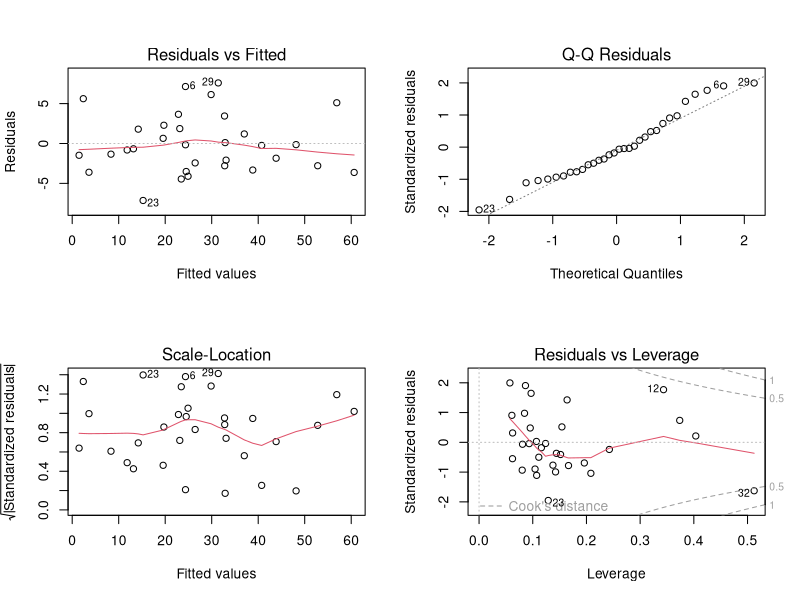
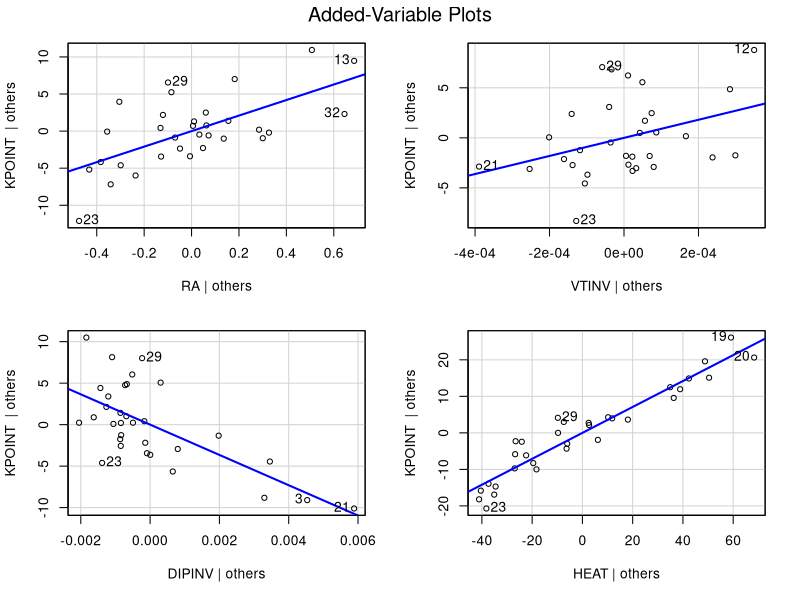

Recreate these plots in R, in order.
# Homework 5
# Bella Black
# 11.6.24

# data
kdata  <- read.table('HW 5 11.5.24/krafft.txt', header=TRUE)

# fit the model
model_fit <- lm(KPOINT~RA+VTINV+DIPINV+HEAT, data=kdata)

# outputs
library(car)
vif(model_fit)

par(mfrow = c(2, 2))
plot(model_fit)

avPlots(model_fit)
